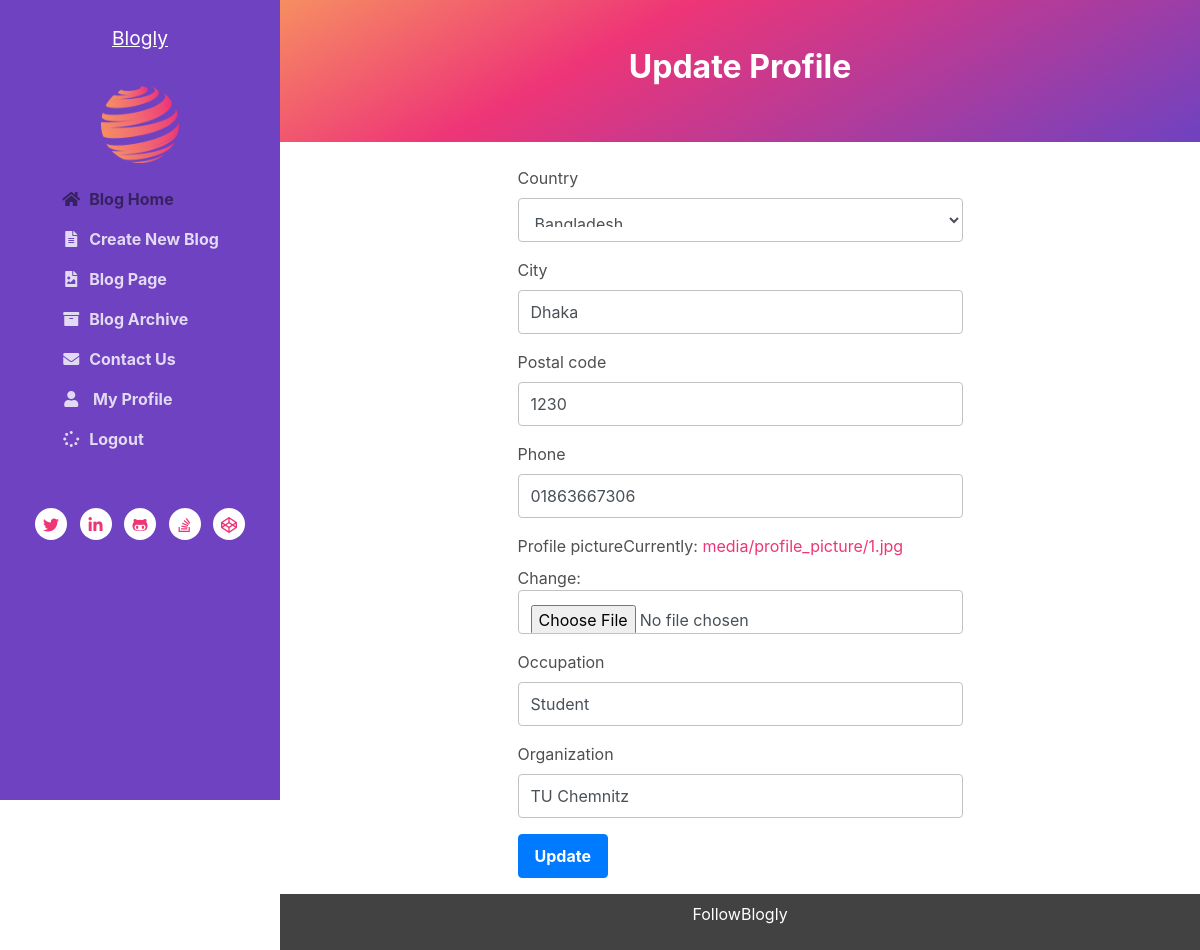
Page /account/profile-create/ (signed in) on the committed database.
### account/models.py (models this page shows, shortened)
class Profile(models.Model):
    user = models.OneToOneField(User, on_delete=models.CASCADE)
    country = models.CharField(max_length=100)
    city = models.CharField(max_length=100)
    postal_code = models.CharField(max_length=20)
    phone = models.CharField(max_length=20)
    profile_picture = models.ImageField(upload_to=path_and_rename)
    occupation = models.CharField(max_length=100)
    organization = models.CharField(max_length=100)

### account/views.py (the view)
# urls.py: path('profile-create/', views.profile, name='profile-create'),
@login_required
def profile(request):
    user = request.user
    profile = user.profile if hasattr(user, 'profile') else None
    if request.method == 'POST':
        form = ProfileForm(request.POST, request.FILES, instance=profile, user=user)
        if form.is_valid():
            form.save()
            return redirect('profile_view')
    else:
        form = ProfileForm(instance=profile, user=user)
    return render(request, 'account/profile.html', {'form': form})

### account/form.py (shortened to what this page needs)
class ProfileForm(forms.ModelForm):
    country = CountryField().formfield(attrs={'class': 'form-control huge'})
    profile_picture = forms.ImageField()
    class Meta:
        model = Profile
        fields = ('country', 'city', 'postal_code', 'phone', 'profile_picture', 'occupation', 'organization')
    def __init__(self, *args, **kwargs):
        user = kwargs.pop('user')
        super(ProfileForm, self).__init__(*args, **kwargs)
        self.fields['profile_picture'].required = False
        self.fields['profile_picture'].widget.attrs['accept'] = 'image/*'
        self.instance.user = user

### templates/account/profile.html (shortened to what this page needs)
{% extends 'base.html' %}
{% load bootstrap3 %}
{% block content %}
<div class="main-wrapper">
    <header class="page-title theme-bg-light text-center gradient py-5">
        <h1 class="heading">Update Profile</h1>
    </header>
    <br>
<div class="row justify-content-center">
  <div class="col-lg-6">
    <form method="post" action="" enctype="multipart/form-data">
    {% bootstrap_form form %}
      <div class="form-group">
        <button type="submit" class="btn btn-primary">Update</button>
      </div>
    </form>
  </div>
</div>
<footer class="footer text-center py-2 theme-bg-dark">
    <p class="copyright"><a href="">FollowBlogly</a></p>
</footer>
</div>
{% endblock %}

### static/css/style.css (style rules this page uses)
:root { --blue: #007bff; --indigo: #6610f2; --purple: #6f42c1; --pink: #ee3577; --red: #dc3545; --orange: #f68e62; --yellow: #ffc107; --green: #28a745; --teal: #20c997; --cyan: #17a2b8; --white: #fff; --gray: #767575; --gray-dark: #434242; --primary: #6f42c1; --secondary: #4f4f4f; --success: #28a745; --info: #17a2b8; --warning: #ffc107; --danger: #dc3545; --light: #c2c2c2; --lightgray: #eeeeee; --dark: #434242; --breakpoint-xs: 0; --breakpoint-sm: 576px; --breakpoint-md: 768px; --breakpoint-lg: 992px; --breakpoint-xl: 1200px; --font-family-sans-serif: -apple-system, BlinkMacSystemFont, "Segoe UI", Roboto, "Helvetica Neue", Arial, "Noto Sans", sans-serif, "Apple Color Emoji", "Segoe UI Emoji", "Segoe UI Symbol", "Noto Color Emoji"; --font-family-monospace: SFMono-Regular, Menlo, Monaco, Consolas, "Liberation Mono", "Courier New", monospace; --font-normal: 1em; --font-small: 0.8125rem; --sidebar-width: 280px; --content-max-width: 860px; }
*, *::before, *::after { box-sizing: border-box }
html { line-height: 1.15; }
body { color: var(--secondary); overflow-x: hidden }
a { color: var(--pink); }
h1, h2, h3, h4, h5, h6 { color: var(--gray-dark); font-weight: bold }
.btn { font-weight: bold; padding: .375rem 1rem; height: 2.75rem; transition: all 0.4s ease-in-out }
.btn-primary { color: #fff }
.form-control { padding-top: 0.875rem; padding-bottom: 0.875rem; height: 2.75rem; border-color: var(--light) }
.theme-bg-light { background: var(--light) !important }
.theme-bg-dark { background: var(--dark) !important }
.main-wrapper { margin-left: var(--sidebar-width); background: #fff; }
.page-title { position:sticky; top:0; z-index:9999; transition:all .2s; }
.page-title .heading { font-size: 2rem; font-weight: bold; color:white; }
.footer { color: rgba(255, 255, 255, 0.7) margin-top: auto; }
.footer a { color: #fff }
.gradient { background: rgb(43,43,43); background: linear-gradient(151deg, var(--orange) 0%, var(--pink) 35%,var(--primary) 100%) !important; }

### rows in the picture
Profile: country "Bangladesh", city "Dhaka", postal_code "1230", phone "01863667306", occupation "Student", organization "TU Chemnitz"
